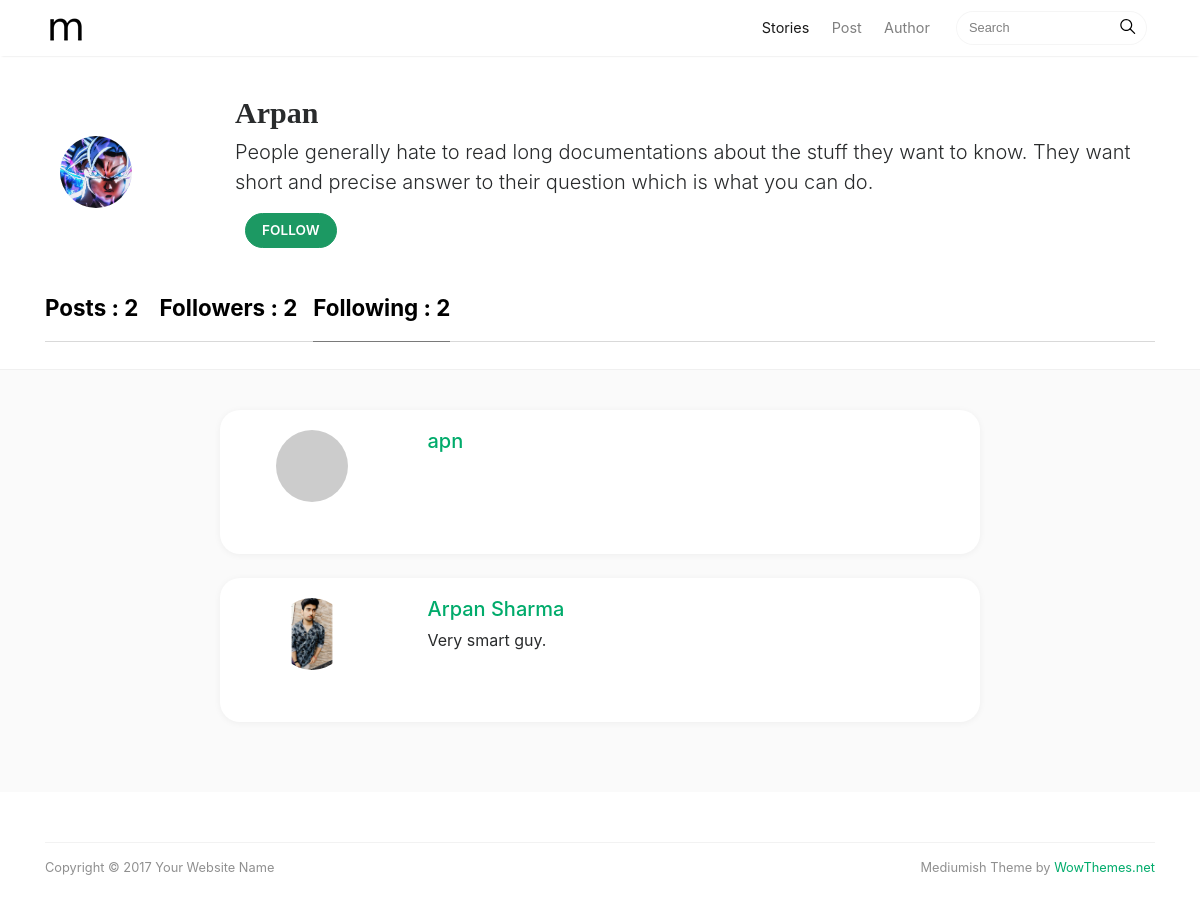
The page /arp/following/ on the database its author committed.
### me/models.py (models this page shows)
class Me(models.Model):
    user_id = models.IntegerField()
    image = models.ImageField(null=True, blank=True, upload_to=image_name)
    name = models.TextField()
    bio = models.TextField()

class Connect(models.Model):
    username = models.TextField()

### homepage/views.py (the view)
# urls.py: path('<str:username>/following/', views.following, name="author"),
def following(request, username):
    con = get_object_or_404(Connect, username=username)
    usr = get_object_or_404(Me, user_id=con.id)
    fol = Follow.objects.filter(follower=con.id)
    follower = Follow.objects.filter(followed=con.id)
    posts = Post.objects.filter(user_id=con.id)
    di = dict()
    for follow in fol:
        di[Connect.objects.filter(id=follow.followed).first()] = Me.objects.filter(user_id=follow.followed).first()
    if request.user.is_authenticated:
        curr_con = Connect.objects.filter(username=request.user.username).first()
        curr_usr = Me.objects.filter(user_id=curr_con.id).first()
        follow = Follow.objects.filter(follower=curr_con.id).filter(followed=con.id).first()
        if con.id == curr_con.id:
            thisisuser = True
        else:
            thisisuser = False
    else:
        curr_con = None
        curr_usr = None
        follow = None
        thisisuser = None
    context = {
        'con':con,
        'usr':usr,
        'following':fol,
        'followers':follower,
        'di':di,
        'posts':posts,
        'curr_con':curr_con,
        'curr_usr':curr_usr,
        'follow':follow,
        'thisisuser':thisisuser
    }
    return render(request, "following.html", context)

### templates/following.html (shortened to what this page needs)
{% load static %}
<!DOCTYPE html>
<html lang="en">
<head>
<link href="{% static 'assets/css/bootstrap.min.css' %}" rel="stylesheet">
<link href="https://maxcdn.bootstrapcdn.com/font-awesome/4.7.0/css/font-awesome.min.css" rel="stylesheet">
<link href="{% static 'assets/css/mediumish.css' %}" rel="stylesheet">
</head>
<body>
<nav class="navbar navbar-toggleable-md navbar-light bg-white fixed-top mediumnavigation">
<div class="container">
	<a class="navbar-brand" href="index.html">
    <img src="{% static 'assets/img/logo.png' %}" alt="">
  </a>
	<div class="collapse navbar-collapse" id="navbarsExampleDefault">
		<ul class="navbar-nav ml-auto">
			<li class="nav-item active">
			<a class="nav-link" href="index.html">Stories <span class="sr-only">(current)</span></a>
			</li>
      <li class="nav-item">
			<a class="nav-link" href="post.html">Post</a>
			</li>
			<li class="nav-item">
			<a class="nav-link" href="author.html">Author</a>
			</li>
		</ul>
		<form class="form-inline my-2 my-lg-0">
			<input class="form-control mr-sm-2" type="text" placeholder="Search">
			<span class="search-icon"><svg class="svgIcon-use" width="25" height="25" viewbox="0 0 25 25"><path d="M20.067 18.933l-4.157-4.157a6 6 0 1 0-.884.884l4.157 4.157a.624.624 0 1 0 .884-.884zM6.5 11c0-2.62 2.13-4.75 4.75-4.75S16 8.38 16 11s-2.13 4.75-4.75 4.75S6.5 13.62 6.5 11z"></path></svg></span>
		</form>
	</div>
</div>
</nav>
<div class="container">
	<div class="mainheading">
		<div class="row post-top-meta authorpage">
			<div class="col-2">
				<div class="col-md-2 col-xs-12">
					{% if usr.image %}
					<img class="author-thumb" style="object-fit: cover;" src="/media/{{usr.image}}" alt="Sal">
					{% else %}
					<img class="author-thumb" src="https://www.gravatar.com/avatar/e56154546cf4be74e393c62d1ae9f9d4?s=250&amp;d=mm&amp;r=x" alt="Sal">
					{% endif %}
				</div>
			</div>
			<div class="col-10">
				{% if usr.name %}
				<h1 class="sitetitle">{{usr.name}}</h1>
				{% else %}
				<h1 class="sitetitle">{{con.username}}</h1>
				{% endif %}
				<p class="lead">
					 {{usr.bio}}
				</p>
			{% if not thisisuser %}
			{% if follow %}
			<a href="#" id="followbutton" onclick="followbutton(event, '{{con.username}}')" class="btn follow p-2">Following</a>
			{% else %}
			<a href="#" id="followbutton" onclick="followbutton(event, '{{con.username}}')" class="btn subscribe">Follow</a>
			{% endif %}
			{% endif %}
			</div>
		</div>
	</div>
	<section class="featured-posts">
	<div class="section-title">
		<h2><a href="/{{con.username}}/" style="color: black;">Posts : {{posts.count}}</a> &nbsp;&nbsp;
			<a href="/{{con.username}}/followers/" style="color: black;" id="followers">Followers : {{followers.count}}</a>&nbsp;&nbsp;
			<span><a href="/{{con.username}}/following/" style="color: black;" id="following">Following : {{following.count}}</a></span>
		</h2>
	</div>
</section>
</div>
<div class="graybg authorpage">
	<div class="container">
		<div class="listrecent listrelated">
			{% if di %}
            {% for con, usr in di.items %}
			<div class="authorpostbox">
				<div class="card" style="border-radius: 20px;">
					<div class="card-block">
						<div class="row post-top-meta">
                            <div class="col-3" style="display:flex; justify-content: center; align-items: center; overflow: hidden;"><a href="/{{con.username}}/">
                                {% if usr.image %}
                                <img class="author-thumb" style="object-fit: cover;" src="/media/{{usr.image}}" alt="Sal">
                                {% else %}
                                <img class="author-thumb" src="https://www.gravatar.com/avatar/e56154546cf4be74e393c62d1ae9f9d4?s=250&amp;d=mm&amp;r=x" alt="Sal">
                                {% endif %}
                            </a>
                            </div>
                            <div class="col-9"><a href="/{{con.username}}/">
                                {% if usr.name %}
                                <h5>{{usr.name}}</h5>
                                {% else %}
                                <h5>{{con.username}}</h5>
                                {% endif %}
                            </a>
                                <p>{{usr.bio}}</p>
                            </div>
                        </div>
					</div>
				</div>
			</div>
            {% endfor %}
			{% endif %}
		</div>
	</div>
</div>
<div class="container">
	<div class="footer">
	  <p class="pull-left">
	    Copyright &copy; 2017 Your Website Name
	  </p>
	  <p class="pull-right">
	    Mediumish Theme by <a target="_blank" href="https://www.wowthemes.net">WowThemes.net</a>
	  </p>
	<div class="clearfix"></div>
	</div>
</div>
</body>
</html>

### static/assets/css/mediumish.css (style rules this page uses)
body { padding-top:5rem; }
.mainheading { padding:1rem 0rem; }
a { color:#00ab6b; }
a,a:hover { transition:all 0.2s; }
.mediumnavigation { background:rgba(255,255,255,.97); box-shadow:0 2px 2px -2px rgba(0,0,0,.15); }
section { margin-bottom:20px; }
.section-title h2 { border-bottom:1px solid rgba(0,0,0,.15); margin-bottom:25px; font-weight:700; font-size:1.4rem; margin-bottom:27px; }
.section-title span { border-bottom:1px solid rgba(0,0,0,.44); display:inline-block; padding-bottom:20px; margin-bottom:-1px; }
@media (min-width:992px) { .navbar-toggleable-md .navbar-nav .nav-link { padding-right:.7rem; padding-left:.7rem; } }
.author-thumb { width:40px; height:40px; float:left; margin-right:13px; border-radius:100%; }
.post-top-meta { margin-bottom:2rem; }
.post-top-meta .author-thumb { width:72px; height:72px; }
.post-top-meta.authorpage .author-thumb { margin-top:40px; }
.mediumnavigation .form-control { font-size:0.8rem; border-radius:30px; overflow:hidden; border:1px solid rgba(0,0,0,0.04); }
.mediumnavigation .form-inline { margin-left:15px; }
.mediumnavigation .navbar-brand { font-weight:500; }
.mediumnavigation .nav-item,.dropdown-menu { font-size:0.9rem; }
.mediumnavigation .search-icon { margin-left:-40px; display:inline-block; margin-top:3px; cursor:pointer; }
.mediumnavigation .navbar-brand img { max-height:30px; margin-right:5px; }
.mainheading h1.sitetitle { font-family:Righteous; }
.footer { border-top:1px solid rgba(0,0,0,.05)!important; padding-top:15px; padding-bottom:12px; font-size:0.8rem; color:rgba(0,0,0,.44); margin-top:50px; }
.graybg { background-color:#fafafa; padding:40px 0 46px; position:relative; }
.listrelated .card { box-shadow:0 1px 7px rgba(0,0,0,.05); border:0; }
.card { border-radius:4px; }
.btn.subscribe { background-color:#1C9963; border-color:#1C9963; color:rgba(255,255,255,1); fill:rgba(255,255,255,1); border-radius:30px; font-size:0.85rem; margin-left:10px; font-weight:600; text-transform:uppercase; }
.authorpage h1 { font-weight:700; font-size:30px; }
.post-top-meta.authorpage .author-thumb { float:none; }
.graybg.authorpage { border-top:1px solid #f0f0f0; }
.authorpostbox { width:760px; margin:0px auto; margin-bottom:1.5rem; max-width:100%; }

### rows shown on the page
Me: image (picture), name "Arpan", bio "People generally hate to read long documentations about the stuff they want to know. They want short and precise answer to their question which is what you can do."
Connect: username "apn"
Connect: image (picture), name "Arpan Sharma", bio "Very smart guy."

### other values the page prints
{{ posts.count }} "2"
{{ followers.count }} "2"
{{ following.count }} "2"
